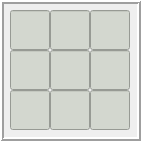
    <widget class="QFrame" name="frame_11">
     <property name="geometry">
      <rect>
       <x>140</x>
       <y>160</y>
       <width>141</width>
       <height>141</height>
      </rect>
     </property>
     <property name="font">
      <font>
       <pointsize>20</pointsize>
       <weight>75</weight>
       <bold>true</bold>
      </font>
     </property>
     <property name="tabletTracking">
      <bool>false</bool>
     </property>
     <property name="styleSheet">
      <string notr="true">border-color: rgb(46, 52, 54);</string>
     </property>
     <property name="frameShape">
      <enum>QFrame::Box</enum>
     </property>
     <property name="frameShadow">
      <enum>QFrame::Raised</enum>
     </property>
     <property name="lineWidth">
      <number>2</number>
     </property>
     <widget class="QLineEdit" name="lineEdit_44">
      <property name="geometry">
       <rect>
        <x>10</x>
        <y>10</y>
        <width>40</width>
        <height>40</height>
       </rect>
      </property>
      <property name="font">
       <font>
        <pointsize>20</pointsize>
        <weight>75</weight>
        <bold>true</bold>
       </font>
      </property>
      <property name="tabletTracking">
       <bool>false</bool>
      </property>
      <property name="styleSheet">
       <string notr="true">background-color: rgb(211, 215, 207);</string>
      </property>
      <property name="alignment">
       <set>Qt::AlignCenter</set>
      </property>
     </widget>
     <widget class="QLineEdit" name="lineEdit_54">
      <property name="geometry">
       <rect>
        <x>10</x>
        <y>50</y>
        <width>40</width>
        <height>40</height>
       </rect>
      </property>
      <property name="font">
       <font>
        <pointsize>20</pointsize>
        <weight>75</weight>
        <bold>true</bold>
       </font>
      </property>
      <property name="tabletTracking">
       <bool>false</bool>
      </property>
      <property name="styleSheet">
       <string notr="true">background-color: rgb(211, 215, 207);</string>
      </property>
      <property name="alignment">
       <set>Qt::AlignCenter</set>
      </property>
     </widget>
     <widget class="QLineEdit" name="lineEdit_64">
      <property name="geometry">
       <rect>
        <x>10</x>
        <y>90</y>
        <width>40</width>
        <height>40</height>
       </rect>
      </property>
      <property name="font">
       <font>
        <pointsize>20</pointsize>
        <weight>75</weight>
        <bold>true</bold>
       </font>
      </property>
      <property name="tabletTracking">
       <bool>false</bool>
      </property>
      <property name="styleSheet">
       <string notr="true">background-color: rgb(211, 215, 207);</string>
      </property>
      <property name="alignment">
       <set>Qt::AlignCenter</set>
      </property>
     </widget>
     <widget class="QLineEdit" name="lineEdit_45">
      <property name="geometry">
       <rect>
        <x>50</x>
        <y>10</y>
        <width>40</width>
        <height>40</height>
       </rect>
      </property>
      <property name="font">
       <font>
        <pointsize>20</pointsize>
        <weight>75</weight>
        <bold>true</bold>
       </font>
      </property>
      <property name="tabletTracking">
       <bool>false</bool>
      </property>
      <property name="styleSheet">
       <string notr="true">background-color: rgb(211, 215, 207);</string>
      </property>
      <property name="alignment">
       <set>Qt::AlignCenter</set>
      </property>
     </widget>
     <widget class="QLineEdit" name="lineEdit_46">
      <property name="geometry">
       <rect>
        <x>90</x>
        <y>10</y>
        <width>40</width>
        <height>40</height>
       </rect>
      </property>
      <property name="font">
       <font>
        <pointsize>20</pointsize>
        <weight>75</weight>
        <bold>true</bold>
       </font>
      </property>
      <property name="tabletTracking">
       <bool>false</bool>
      </property>
      <property name="styleSheet">
       <string notr="true">background-color: rgb(211, 215, 207);</string>
      </property>
      <property name="alignment">
       <set>Qt::AlignCenter</set>
      </property>
     </widget>
     <widget class="QLineEdit" name="lineEdit_55">
      <property name="geometry">
       <rect>
        <x>50</x>
        <y>50</y>
        <width>40</width>
        <height>40</height>
       </rect>
      </property>
      <property name="font">
       <font>
        <pointsize>20</pointsize>
        <weight>75</weight>
        <bold>true</bold>
       </font>
      </property>
      <property name="tabletTracking">
       <bool>false</bool>
      </property>
      <property name="styleSheet">
       <string notr="true">background-color: rgb(211, 215, 207);</string>
      </property>
      <property name="alignment">
       <set>Qt::AlignCenter</set>
      </property>
     </widget>
     <widget class="QLineEdit" name="lineEdit_56">
      <property name="geometry">
       <rect>
        <x>90</x>
        <y>50</y>
        <width>40</width>
        <height>40</height>
       </rect>
      </property>
      <property name="font">
       <font>
        <pointsize>20</pointsize>
        <weight>75</weight>
        <bold>true</bold>
       </font>
      </property>
      <property name="tabletTracking">
       <bool>false</bool>
      </property>
      <property name="styleSheet">
       <string notr="true">background-color: rgb(211, 215, 207);</string>
      </property>
      <property name="alignment">
       <set>Qt::AlignCenter</set>
      </property>
     </widget>
     <widget class="QLineEdit" name="lineEdit_65">
      <property name="geometry">
       <rect>
        <x>50</x>
        <y>90</y>
        <width>40</width>
        <height>40</height>
       </rect>
      </property>
      <property name="font">
       <font>
        <pointsize>20</pointsize>
        <weight>75</weight>
        <bold>true</bold>
       </font>
      </property>
      <property name="tabletTracking">
       <bool>false</bool>
      </property>
      <property name="styleSheet">
       <string notr="true">background-color: rgb(211, 215, 207);</string>
      </property>
      <property name="alignment">
       <set>Qt::AlignCenter</set>
      </property>
     </widget>
     <widget class="QLineEdit" name="lineEdit_66">
      <property name="geometry">
       <rect>
        <x>90</x>
        <y>90</y>
        <width>40</width>
        <height>40</height>
       </rect>
      </property>
      <property name="font">
       <font>
        <pointsize>20</pointsize>
        <weight>75</weight>
        <bold>true</bold>
       </font>
      </property>
      <property name="tabletTracking">
       <bool>false</bool>
      </property>
      <property name="styleSheet">
       <string notr="true">background-color: rgb(211, 215, 207);</string>
      </property>
      <property name="alignment">
       <set>Qt::AlignCenter</set>
      </property>
     </widget>
    </widget>
